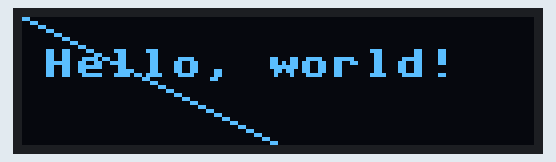
This program was run on a simulated Raspberry Pi Pico running MicroPython. Parts: 128×32 one-colour display. What the program prints to the serial console is not drawn. At 0.1 s the program stops and its outputs stay as they are.

Above: at 0.1 s.

The program:

oled_test.py
```python
#
# oled_test
#
# Version: 1.00
# Date: 2025-05-31
# Author: Sam Linton
#
# Pins
# ----
# GND  - OLED GND
# 3.3V - OLED +
# GP0  - OLED SDA
# GP1  - OLED SCL
#
from machine import Pin, I2C
from ssd1306 import SSD1306_I2C

width = 128
height = 32

i2c = I2C(0, scl=Pin(1), sda=Pin(0), freq=200000)
print('I2C Address      : ' + hex(i2c.scan()[0]).upper())
print('I2C Configuration: ' + str(i2c))

oled = SSD1306_I2C(width, height, i2c)
oled.fill(0)
oled.line(0, 0, 127, 63, 1)
oled.text('Hello, world!', 5, 8)
oled.show()

# Other commands to try
# oled.fill(0)                         # fill entire screen with colour=0
# oled.pixel(0, 10)                    # get pixel at x=0, y=10
# oled.pixel(0, 10, 1)                 # set pixel at x=0, y=10 to colour=1
# oled.hline(0, 8, 4, 1)               # draw horizontal line x=0, y=8, width=4, colour=1
# oled.vline(0, 8, 4, 1)               # draw vertical line x=0, y=8, height=4, colour=1
# oled.line(0, 0, 127, 63, 1)          # draw a line from 0,0 to 127,63
# oled.rect(10, 10, 107, 43, 1)        # draw a rectangle outline 10,10 to 117,53, colour=1
# oled.fill_rect(10, 10, 107, 43, 1)   # draw a solid rectangle 10,10 to 117,53, colour=1
# oled.text('Hello World', 0, 0, 1)    # draw some text at x=0, y=0, colour=1
# oled.scroll(20, 0)                   # scroll 20 pixels to the right
```
